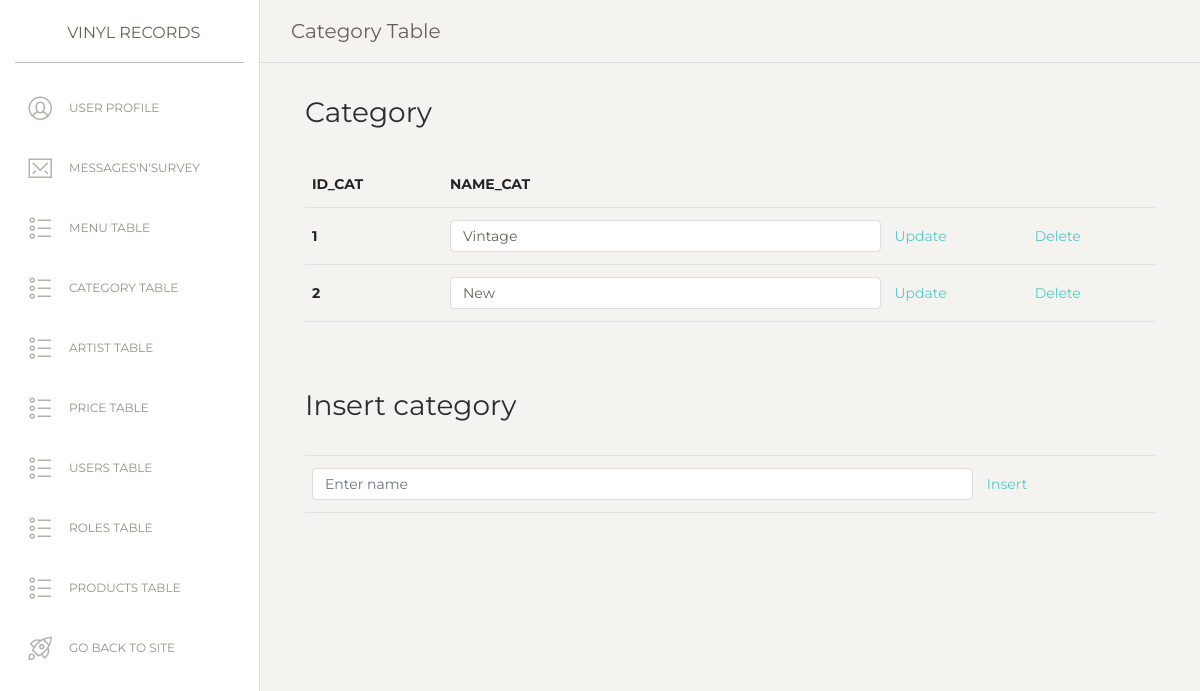
Page /assets/categoryTable.php (signed in) on the committed database.
### tables this page shows
CREATE TABLE `category` (
  `id_cat` int(255) NOT NULL,
  `name_cat` varchar(255) NOT NULL
);

### assets/modals/functions.php (called while the page is built, shortened)
<?php
    include "connection.php";
    function getAllFromTabel($nameTabel){
        global $conn;
        try{
            $query="SELECT * FROM $nameTabel";
            $result=$conn->query($query)->fetchAll();
            return $result;
        }
        catch(PDOException $e){
            $message="Server error";
        }
    }
?>

### assets/categoryTable.php (the view, shortened to what this page needs)
<?php
    if(!isset($_SESSION['user'])){
    header("location: modals/404Page.php?notFound");
  }
    else if($_SESSION['idRole']!=1){
    header("location: modals/404Page.php?notFound");
  }
    else{
  include "pages/headAdmin.php";
  include "pages/headerAdmin.php";
  include "modals/functions.php";
  $category=getAllFromTabel("category");
?>
  <div class="main-panel" style="height: 100vh;">
      <nav class="navbar navbar-expand-lg navbar-absolute fixed-top navbar-transparent">
        <div class="container-fluid">
          <div class="navbar-wrapper">
            <a class="navbar-brand" href="adminPanel.php">Category Table</a>
          </div>
        </div>
      </nav>
    <div class="content">
        <div class="container">
            <div class="row">
      <div class="col-md-12">
        <h3>Category</h3>
        <div id="category">
            <table class="table">
              <thead>
                <tr>
                  <th scope="col">id_cat</th>
                  <th scope="col">name_cat</th>
                </tr>
              </thead>
              <tbody>
              <?php
                foreach($category as $c):
              ?>
                <tr>
                  <th scope="row"><?=$c->id_cat?></th>
                  <td><input type="text" id="nameCategory<?=$c->id_cat?>" class="form-control" value="<?=$c->name_cat?>"></td>
                  <td><a href="#" data-id="<?=$c->id_cat?>" class="updateCategory">Update</a></td>
                  <td><a href="#" data-id="<?=$c->id_cat?>" class="deleteCategory">Delete</a></td>
                </tr>
              <?php
                endforeach;
              ?>
            </tbody>
            </table>
          </div>
          </div>
		    </div>
      <div class="row">
      <div class="col-md-12 mt-5">
      <table class="table">
            <h3>Insert category</h3>
              <tbody>
                <tr>
                  <td><input type="text" id="nameCategory" class="form-control" placeholder="Enter name"></td>
                  <td><a href="#" id="insertCategory">Insert</a></td>
                </tr>
              </tbody>
      </table>
		  </div>
      </div>
		</div>
    </div>
<?php
  }
  include "pages/footerAdmin.php";
?>

### rows in the picture
category: id_cat "1", name_cat "Vintage"
category: id_cat "2", name_cat "New"
